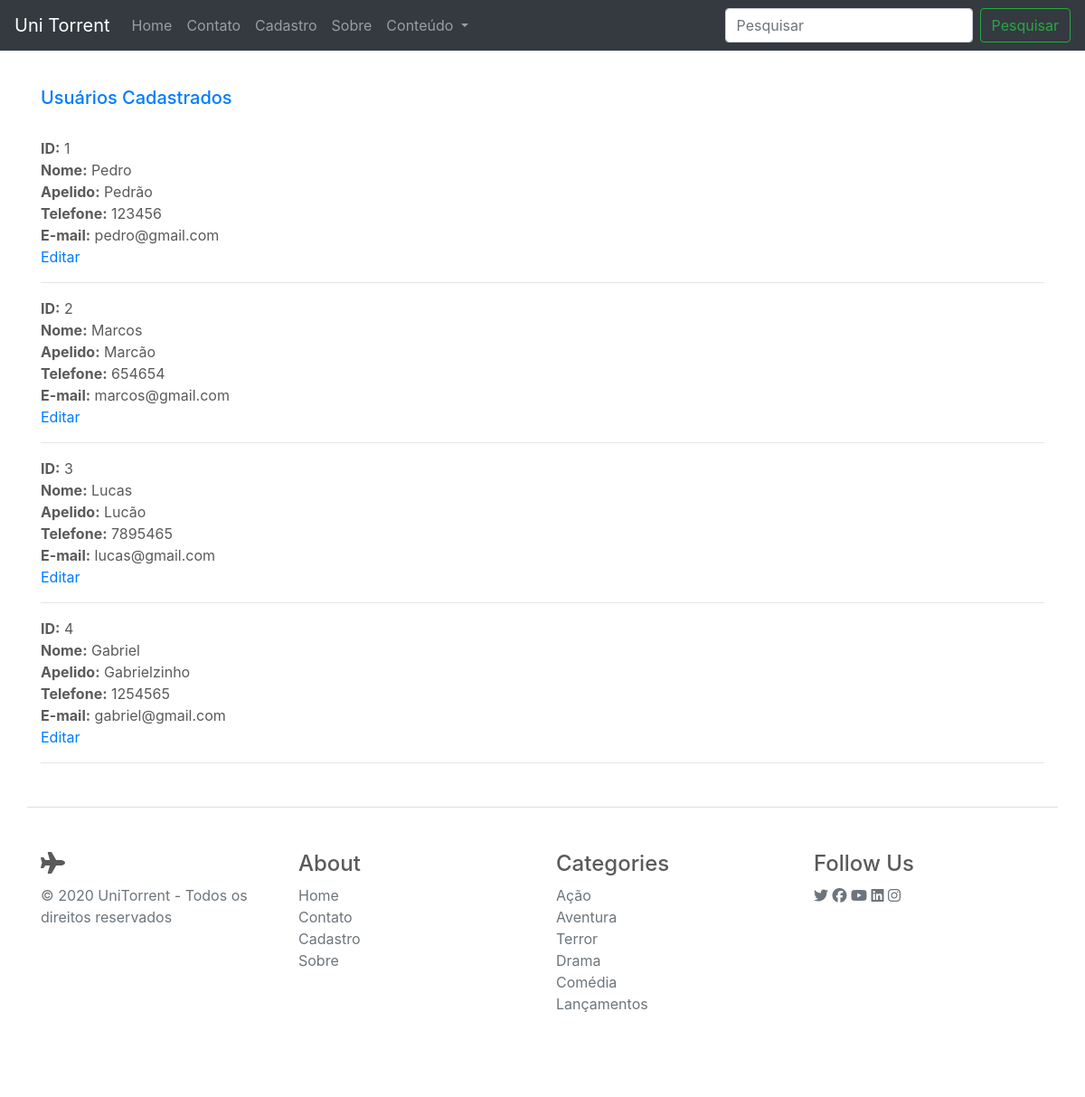
The app's page /usuarios.php with its own data.
### tables this page shows
CREATE TABLE `cadastro` (
  `id` int(11) NOT NULL,
  `nome` varchar(535) NOT NULL,
  `apelido` varchar(535) NOT NULL,
  `telefone` int(11) NOT NULL,
  `email` varchar(535) NOT NULL,
  `senha` varchar(535) NOT NULL
);

### usuarios.php (the view, shortened to what this page needs)
<?php
    include_once("connection/pdo.php");
?>
<!DOCTYPE html>
<html lang="pt-br">
<head>
    <link rel="stylesheet" href="https://stackpath.bootstrapcdn.com/bootstrap/4.1.3/css/bootstrap.min.css">
    <link rel="stylesheet" href="./css/carousel.css">
    <link rel="stylesheet" href="https://cdnjs.cloudflare.com/ajax/libs/font-awesome/5.13.0/css/v4-shims.min.css">
    <link rel="stylesheet" type="text/css" href="css/style.css">
</head>
<body>
    <header>
        <nav class="navbar navbar-expand-md navbar-dark fixed-top bg-dark">
            <a class="navbar-brand" href="index.html">Uni Torrent</a>
            <div class="collapse navbar-collapse" id="navbarCollapse">
                <ul class="navbar-nav mr-auto">
                    <li class="nav-item">
                        <a class="nav-link" href="index.html">Home</a>
                    </li>
                    <li class="nav-item">
                        <a class="nav-link" href="contato.html">Contato</a>
                    </li>
                    <li class="nav-item">
                        <a class="nav-link" href="cadastro.html">Cadastro</a>
                    </li>
                    <li class="nav-item">
                        <a class="nav-link" href="sobre.html">Sobre</a>
                    </li>
                    <li class="nav-item dropdown">
                        <a class="nav-link dropdown-toggle" href="#" id="navbarDropdown" role="button" data-toggle="dropdown" aria-haspopup="true" aria-expanded="false">
                            Conteúdo
                        </a>
                    </li>
                </ul>
                <form class="form-inline mt-2 mt-md-0" action="pesquisa.php" method="post">
                    <input class="form-control mr-sm-2" type="text" name="pesquisa" placeholder="Pesquisar" aria-label="Pesquisar" minlength="2" required>
                    <input name="SendPesq" class="btn btn-outline-success my-2 my-sm-0" type="submit" value="Pesquisar">
                </form>
            </div>
        </nav>
    </header>
    <div class="container mt-5">
        <h5 style="color: #007BFF;">Usuários Cadastrados</h5>
        <br/>
        <?php
        $result_usuarios = "SELECT * FROM cadastro ORDER BY id ASC";
        $resultado_usuarios = $conn->prepare($result_usuarios);
        $resultado_usuarios->execute();
        while ($row_usuarios = $resultado_usuarios->fetch(PDO::FETCH_ASSOC)) {
            echo "<strong>ID:</strong> " . $row_usuarios['id'] . "<br>";
            echo "<strong>Nome:</strong> " . $row_usuarios['nome'] . "<br>";
            echo "<strong>Apelido:</strong> " . $row_usuarios['apelido'] . "<br>";
            echo "<strong>Telefone:</strong> " . $row_usuarios['telefone'] . "<br>";
            echo "<strong>E-mail:</strong> " . $row_usuarios['email'] . "<br>";
            echo "<a href='editar.php?id=".$row_usuarios['id']."'>Editar</a><br><hr>";
        }
        ?>
    </div>
    <footer class="container border-top mt-5 py-5">
        <div class="row">
            <div class="col-12 col-md">
                <h4><span class="fa fa-plane"></span></h4>
                <p class="text-muted">&copy 2020 UniTorrent - Todos os direitos reservados</p>
            </div>
            <div class="col-6 col-md">
                <h4>About</h4>
                <ul class="list-unstyled">
                    <li><a href="index.html" class="text-muted">Home</a></li>
                    <li><a href="contato.html" class="text-muted">Contato</a></li>
                    <li><a href="cadastro.html" class="text-muted">Cadastro</a></li>
                    <li><a href="sobre.html" class="text-muted">Sobre</a></li>
                </ul>
            </div>
            <div class="col-6 col-md">
                <h4>Categories</h4>
                <ul class="list-unstyled">
                    <li><a href="pages/acao.html" class="text-muted">Ação</a></li>
                    <li><a href="pages/aventura.html" class="text-muted">Aventura</a></li>
                    <li><a href="pages/terror.html" class="text-muted">Terror</a></li>
                    <li><a href="pages/drama.html" class="text-muted">Drama</a></li>
                    <li><a href="pages/comedia.html" class="text-muted">Comédia</a></li>
                    <li><a href="pages/lancamentos.html" class="text-muted">Lançamentos</a></li>
                </ul>
            </div>
            <div class="col-6 col-md">
                <h4>Follow Us</h4>
                <a href="#" class="text-muted"><span class="fab fa-twitter"></span></a>
                <a href="#" class="text-muted"><span class="fab fa-facebook"></span></a>
                <a href="#" class="text-muted"><span class="fab fa-youtube"></span></a>
                <a href="#" class="text-muted"><span class="fab fa-linkedin"></span></a>
                <a href="#" class="text-muted"><span class="fab fa-instagram"></span></a>
            </div>
        </div>
    </footer>
</body>
</html>

### css/carousel.css (style rules this page uses)
body { padding-top: 3rem; padding-bottom: 3rem; color: #5a5a5a; }

### records on screen
cadastro: id "1", nome "Pedro", apelido "Pedrão", telefone "123456", email "pedro@gmail.com"
cadastro: id "2", nome "Marcos", apelido "Marcão", telefone "654654", email "marcos@gmail.com"
cadastro: id "3", nome "Lucas", apelido "Lucão", telefone "7895465", email "lucas@gmail.com"
cadastro: id "4", nome "Gabriel", apelido "Gabrielzinho", telefone "1254565", email "gabriel@gmail.com"
